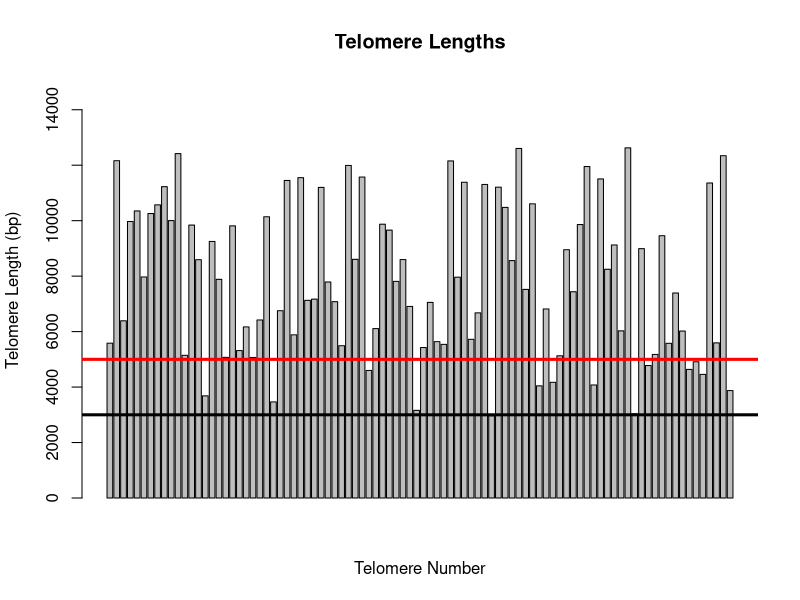
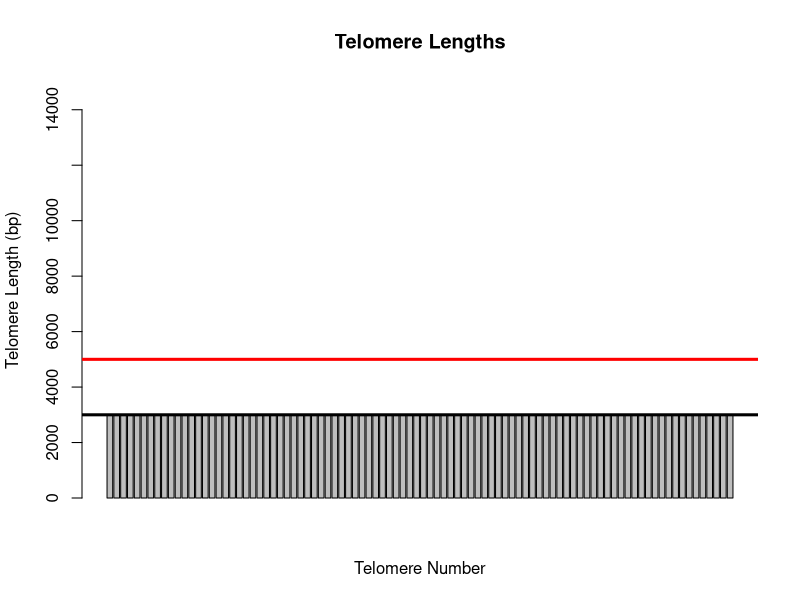

Recreate these plots in R, in order.
## ---- chunk 1
telomere_lengths <- list(5583, 12162, 6389, 9970, 10351, 7970, 10257, 10570, 11226, 10003, 12418, 5145, 9841, 8593, 3683, 9251, 7884, 5070, 9813, 5316, 6170, 5067, 6420, 10141, 3465, 6754, 11450, 5883, 11551, 7127, 7170, 11200, 7788, 7079, 5492, 11992, 8606, 11573, 4600, 6108, 9872, 9659, 7811, 8597, 6907, 3161, 5425, 7053, 5638, 5540, 12154, 7962, 11386, 5722, 6675, 11306, 2967, 11208, 10478, 8560, 12603, 7522, 10607, 4044, 6816, 4172, 5127, 8953, 7438, 9860, 11952, 4076, 11505, 8247, 9124, 6027, 12625, 3031, 8991, 4777, 5177, 9458, 5578, 7392, 6019, 4637, 4912, 4458, 11358, 5594, 12343, 3874)
telomere_numbers <- 1:92
print(telomere_lengths)
print(telomere_numbers)
## ---- chunk 2
typeof(telomere_lengths[1])
test <- barplot(as.numeric(telomere_lengths), main="Telomere Lengths", xlab="Telomere Number", ylab="Telomere Length (bp)", ylim = c(0,15000))
abline(h=5000, col="red", lwd=3)
abline(h=3000, col="black", lwd=3)
## ---- chunk 3

equal_telomere_lengths <- list(2992, 2994, 2995, 2991, 2992, 2993, 2992, 2990, 2991, 2995, 2993, 2992, 2991, 2994, 2995, 2991, 2990, 2990, 2991, 2994, 2992, 2992, 2994, 2993, 2994, 2994, 2993, 2992, 2995, 2992, 2992, 2994, 2990, 2990, 2993, 2995, 2993, 2989, 2994, 2994, 2993, 2993, 2990, 2994, 2990, 2989, 2992, 2991, 2991, 2990, 2991, 2993, 2994, 2989, 2989, 2992, 2994, 2991, 2991, 2989, 2994, 2991, 2992, 2993, 2989, 2989, 2992, 2989, 2993, 2992, 2992, 2991, 2989, 2993, 2991, 2989, 2993, 2991, 2990, 2992, 2990, 2992, 2992, 2991, 2993, 2989, 2992, 2993, 2991, 2994, 2989, 2992)
telomere_numbers <- 1:92
print(equal_telomere_lengths)
print(equal_telomere_lengths)
typeof(equal_telomere_lengths[1])
test <- barplot(as.numeric(equal_telomere_lengths), main="Telomere Lengths", xlab="Telomere Number", ylab="Telomere Length (bp)", ylim = c(0,15000))
abline(h=5000, col="red", lwd=3)
abline(h=3000, col="black", lwd=3)
